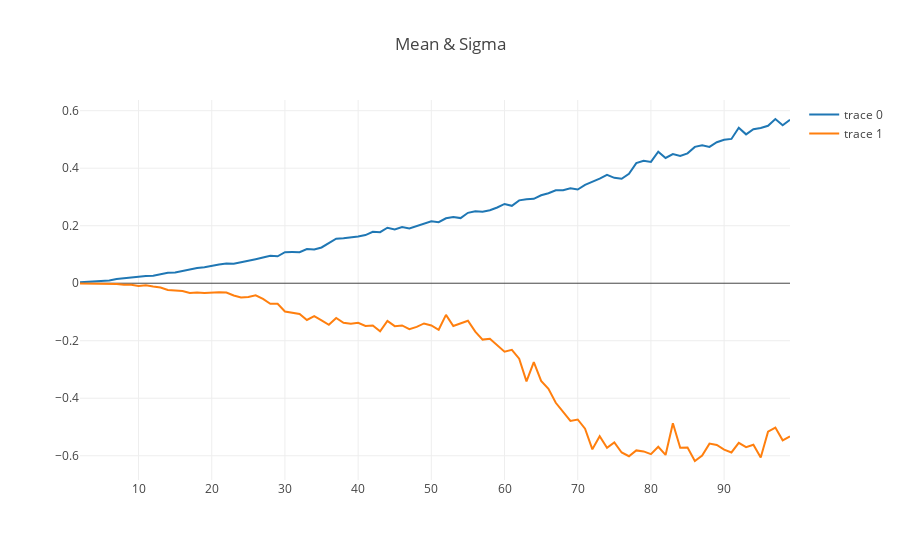

The notebook cell this image was saved under:
### Code cell
def plot_bf16():
    max_n = 100
    n = np.arange(2, max_n)
    plt.iplot({
        'data': [
            { 'x': bf16_sigma['features'], 'y': bf16_sigma['sigma'][:max_n] },
            { 'x': bf16_sigma['features'], 'y': bf16_sigma['mean'][:max_n] },
            { 'x': n, 'y': n * bf16_u }        
        ],
        'layout': {
            'title': 'Mean & Sigma',
        }
    })

plot_bf16()
